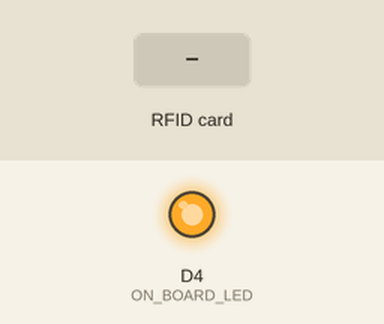
Recording of a sketch running on a simulated ESP8266 (NodeMCU). Parts: output pins drawn as LEDs (lit = HIGH). The inputs (shaded band) are chosen by the test bench. WiFi joins after 1.5 s; servers stay silent unless stated; uploads are accepted with an empty reply; what the sketch prints to the serial monitor is not drawn.

Above: at 2.7 s.
2.8 s: RFID card 5E 7A 19 C4 held to the reader
At 3.7 s:
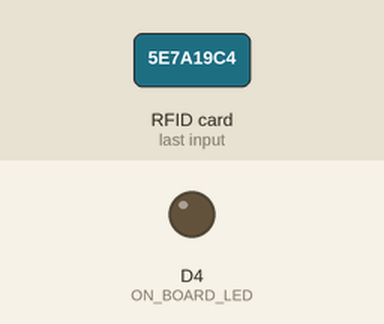
Timing chart, 0 to 5.8 s (numbered marks = the images above; inputs shaded):
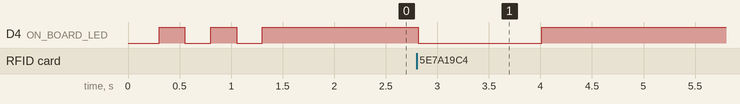

Measured:
- after the input at 2.8 s, D4 (ON_BOARD_LED): HIGH → LOW at once, → HIGH 1.2 s later

The sketch:

NodeMCURFID_RC522.ino
```cpp
#include <ESP8266WiFi.h>
#include <ESP8266HTTPClient.h>
#include <WiFiClient.h>
#include <SPI.h>
#include <MFRC522.h>

// Pin configuration
#define SS_PIN D2  // SDA / SS
#define RST_PIN D1 // RST
#define ON_BOARD_LED 2 // Onboard LED for status

MFRC522 mfrc522(SS_PIN, RST_PIN); // RFID instance

// WiFi credentials
const char* ssid = "yourwifiname";
const char* password = "password";

// Globals
HTTPClient http;
WiFiClient client;
String StrUID;

// Function prototypes
int getid();
void array_to_string(byte array[], unsigned int len, char buffer[]);

void setup() {
  Serial.begin(115200);
  SPI.begin();
  mfrc522.PCD_Init();

  // Onboard LED setup
  pinMode(ON_BOARD_LED, OUTPUT);
  digitalWrite(ON_BOARD_LED, HIGH);

  // Connect to WiFi
  Serial.println("Connecting to WiFi...");
  WiFi.begin(ssid, password);

  unsigned long startAttemptTime = millis();
  while (WiFi.status() != WL_CONNECTED && millis() - startAttemptTime < 30000) {
    Serial.print(".");
    digitalWrite(ON_BOARD_LED, LOW);
    delay(250);
    digitalWrite(ON_BOARD_LED, HIGH);
    delay(250);
  }

  if (WiFi.status() == WL_CONNECTED) {
    Serial.println("\nWiFi Connected!");
    Serial.print("IP Address: ");
    Serial.println(WiFi.localIP());
  } else {
    Serial.println("\nFailed to connect to WiFi.");
    while (true) {
      digitalWrite(ON_BOARD_LED, LOW);
      delay(100);
      digitalWrite(ON_BOARD_LED, HIGH);
      delay(100);
    }
  }

  Serial.println("Please tag a card or keychain to see the UID!");
}

void loop() {
  if (getid()) {
    digitalWrite(ON_BOARD_LED, LOW);

    String postData = "UIDresult=" + StrUID;

    http.begin(client, "http://ip_addr/NodeMCU_RC522_Mysql/getUID.php"); // Target server
    http.addHeader("Content-Type", "application/x-www-form-urlencoded");

    int httpCode = http.POST(postData);
    String payload = http.getString();

    // Logging responses
    Serial.println("UID Sent: " + StrUID);
    Serial.println("HTTP Response Code: " + String(httpCode));
    Serial.println("Server Response: " + payload);

    http.end();
    delay(1000);

    digitalWrite(ON_BOARD_LED, HIGH);
  }
}

// Get UID from RFID
int getid() {
  if (!mfrc522.PICC_IsNewCardPresent() || !mfrc522.PICC_ReadCardSerial()) {
    return 0;
  }

  byte readcard[4];
  char str[9]; // UID is 4 bytes, hence 8 characters + null terminator

  for (int i = 0; i < 4; i++) {
    readcard[i] = mfrc522.uid.uidByte[i];
  }

  array_to_string(readcard, 4, str);
  StrUID = str;

  Serial.print("Card UID: ");
  Serial.println(StrUID);

  mfrc522.PICC_HaltA();
  return 1;
}

// Convert array to string
void array_to_string(byte array[], unsigned int len, char buffer[]) {
  for (unsigned int i = 0; i < len; i++) {
    byte nib1 = (array[i] >> 4) & 0x0F;
    byte nib2 = (array[i] >> 0) & 0x0F;
    buffer[i * 2 + 0] = nib1 < 0xA ? '0' + nib1 : 'A' + nib1 - 0xA;
    buffer[i * 2 + 1] = nib2 < 0xA ? '0' + nib2 : 'A' + nib2 - 0xA;
  }
  buffer[len * 2] = '\0';
}
```
